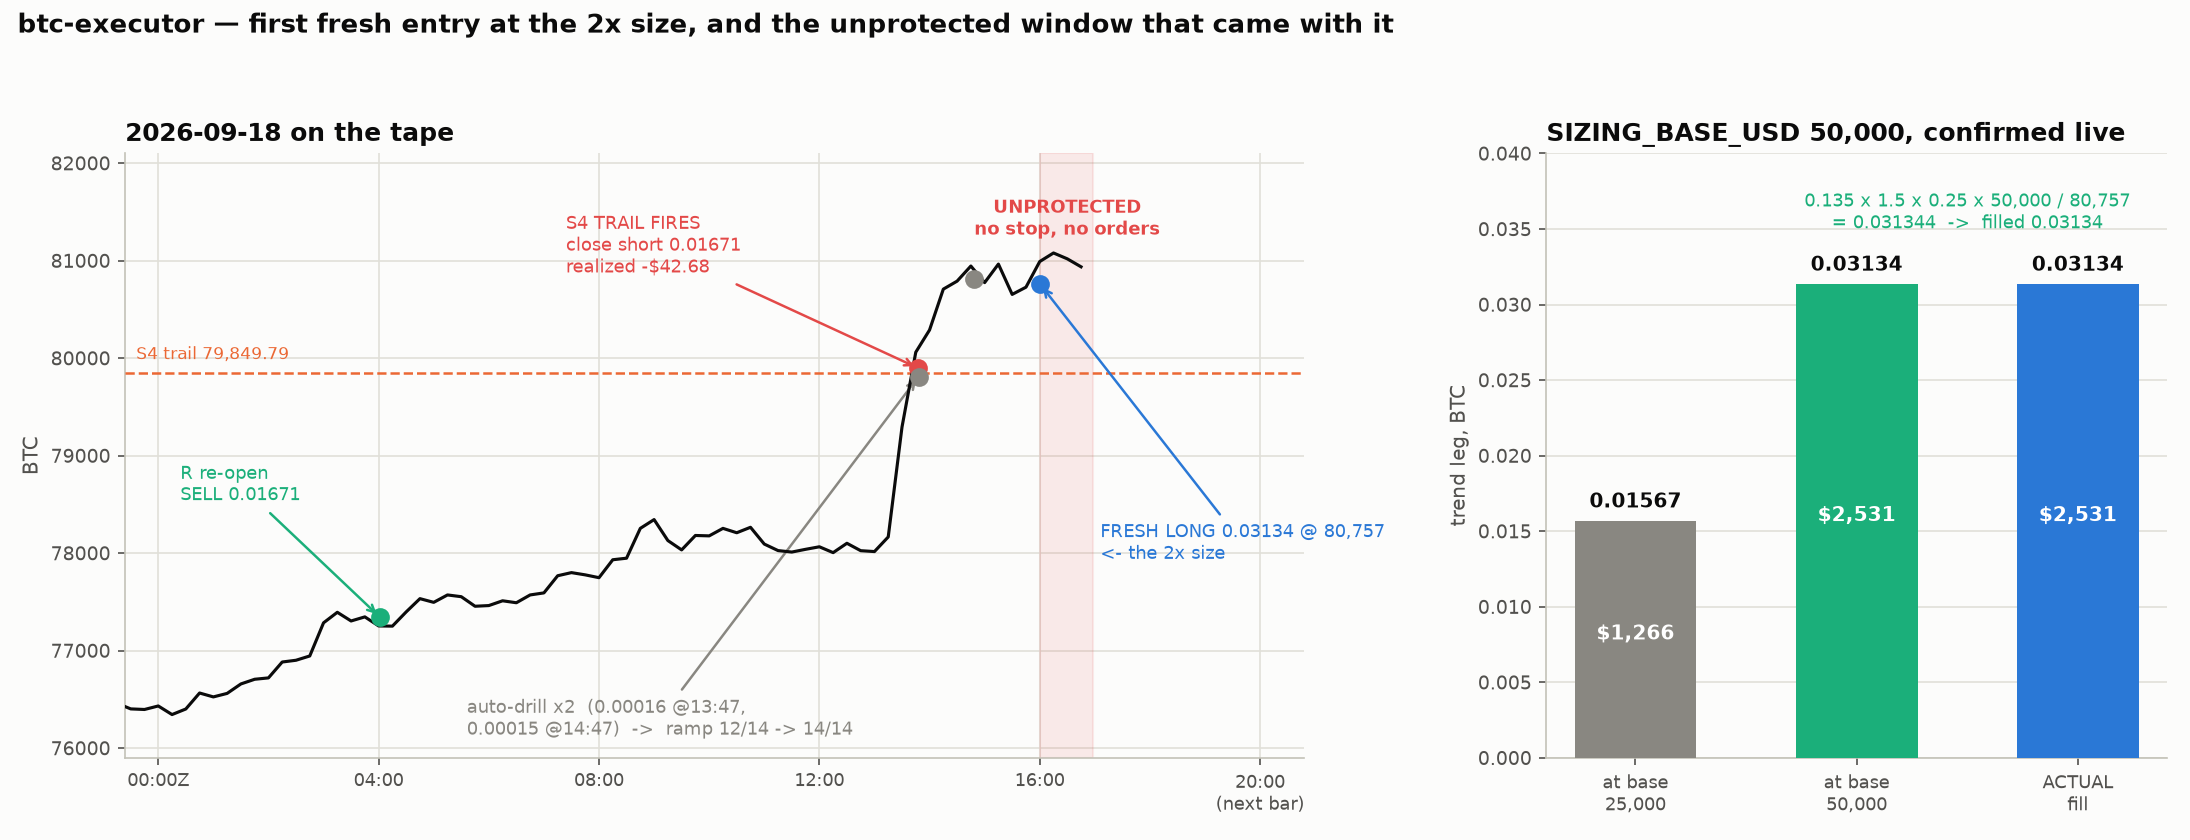

Here is the Python script that generated this plot:
"""The first entry at the 2x size (docs/first_2x_entry.png).

Built from the account's own Hyperliquid records on 2026-09-18 — 15m
candleSnapshot, userFillsByTime, historicalOrders — plus the mirror's sizing
identity leg = kelly_m * lev * weight * SIZING_BASE_USD.
usage: python3 docs/first_2x_entry.py <candles.json> <out.png>
"""
import json
import sys

import matplotlib
matplotlib.use("Agg")
import matplotlib.pyplot as plt                          # noqa: E402

cpath, out = sys.argv[1], sys.argv[2]
c = json.load(open(cpath))

BLUE, ORANGE, AQUA = "#2a78d6", "#eb6834", "#1baf7a"
RED, INK, SEC = "#e34948", "#0b0b0b", "#52514e"
MUTED, GRID, AX, SURF = "#898781", "#e1e0d9", "#c3c2b7", "#fcfcfb"
VIOLET = "#4a3aa7"

T0 = 1789689600          # 2026-09-18 00:00Z, the x origin
hrs = [(x["t"] / 1000 - T0) / 3600 for x in c]
px = [x["c"] for x in c]

KELLY, LEV, W_T, PX_E = 0.135, 1.5, 0.25, 80_757.0
old = KELLY * LEV * W_T * 25_000 / PX_E
new = KELLY * LEV * W_T * 50_000 / PX_E
ACTUAL = 0.03134

fig, (a, b) = plt.subplots(1, 2, figsize=(14.6, 5.6), facecolor=SURF,
                           gridspec_kw={"width_ratios": [1.9, 1]})
for ax in (a, b):
    ax.set_facecolor(SURF)
    ax.set_axisbelow(True)
    for s in ("top", "right"):
        ax.spines[s].set_visible(False)
    for s in ("left", "bottom"):
        ax.spines[s].set_color(AX)
    ax.tick_params(colors=SEC, labelsize=9)

# --- A: the day on the tape -------------------------------------------------
a.grid(color=GRID, lw=0.8)
a.plot(hrs, px, color=INK, lw=1.5, zorder=4)
a.axhline(79_849.79, color=ORANGE, ls="--", lw=1.2, zorder=3)
a.text(-0.4, 79_990, "S4 trail 79,849.79", color=ORANGE, fontsize=8.4)

evs = [(4.02, 77_345, "R re-open\nSELL 0.01671", AQUA, (0.4, 78_700)),
       (13.79, 79_899, "S4 TRAIL FIRES\nclose short 0.01671\nrealized -$42.68",
        RED, (7.4, 81_150)),
       (13.80, 79_811, "auto-drill x2  (0.00016 @13:47,\n0.00015 @14:47)"
        "  ->  ramp 12/14 -> 14/14", MUTED, (5.6, 76_300)),
       (14.80, 80_808, "", MUTED, (14.80, 80_808)),
       (16.01, 80_757, "FRESH LONG 0.03134 @ 80,757\n<- the 2x size",
        BLUE, (17.1, 78_100))]
for x, y, lab, col, xy in evs:
    a.plot([x], [y], "o", color=col, ms=8, zorder=6)
    a.annotate(lab, xy=(x, y), xytext=xy, color=col, fontsize=8.5,
               va="center", ha="left",
               arrowprops=dict(arrowstyle="->", color=col, lw=1.2))

a.axvspan(16.01, 16.96, color=RED, alpha=0.10, zorder=1)
a.text(16.5, 81_650, "UNPROTECTED\nno stop, no orders", color=RED,
       fontsize=8.6, ha="center", va="top", fontweight="bold")
a.set_xlim(-0.6, 20.8)
a.set_ylim(75_900, 82_100)
a.set_xticks([0, 4, 8, 12, 16, 20])
a.set_xticklabels(["00:00Z", "04:00", "08:00", "12:00", "16:00",
                   "20:00\n(next bar)"], fontsize=8.6, color=SEC)
a.set_ylabel("BTC", color=SEC, fontsize=9.5)
a.set_title("2026-09-18 on the tape", color=INK, fontsize=12,
            fontweight="bold", loc="left")

# --- B: the size, old base vs new ------------------------------------------
b.grid(axis="y", color=GRID, lw=0.8)
bars = [old, new, ACTUAL]
cols = [MUTED, AQUA, BLUE]
labs = ["at base\n25,000", "at base\n50,000", "ACTUAL\nfill"]
b.bar([0, 1, 2], bars, 0.55, color=cols, zorder=3)
for i, v in enumerate(bars):
    b.text(i, v + 0.0009, f"{v:.5f}", ha="center", color=INK, fontsize=9.5,
           fontweight="bold")
    b.text(i, v / 2, f"${v * PX_E:,.0f}", ha="center", color="white",
           fontsize=9.5, fontweight="bold")
b.set_xticks([0, 1, 2])
b.set_xticklabels(labs, fontsize=8.8, color=SEC)
b.set_ylabel("trend leg, BTC", color=SEC, fontsize=9.5)
b.set_ylim(0, 0.040)
b.text(1.5, 0.0375, "0.135 x 1.5 x 0.25 x 50,000 / 80,757\n= 0.031344  ->  "
       "filled 0.03134", color=AQUA, fontsize=8.5, ha="center", va="top")
b.set_title("SIZING_BASE_USD 50,000, confirmed live", color=INK, fontsize=12,
            fontweight="bold", loc="left")

fig.suptitle("btc-executor — first fresh entry at the 2x size, and the "
             "unprotected window that came with it",
             color=INK, fontsize=12.5, fontweight="bold", x=0.008, ha="left",
             y=0.985)
fig.tight_layout(rect=(0, 0, 1, 0.94))
fig.savefig(out, dpi=150, facecolor=SURF)
print("wrote", out)
